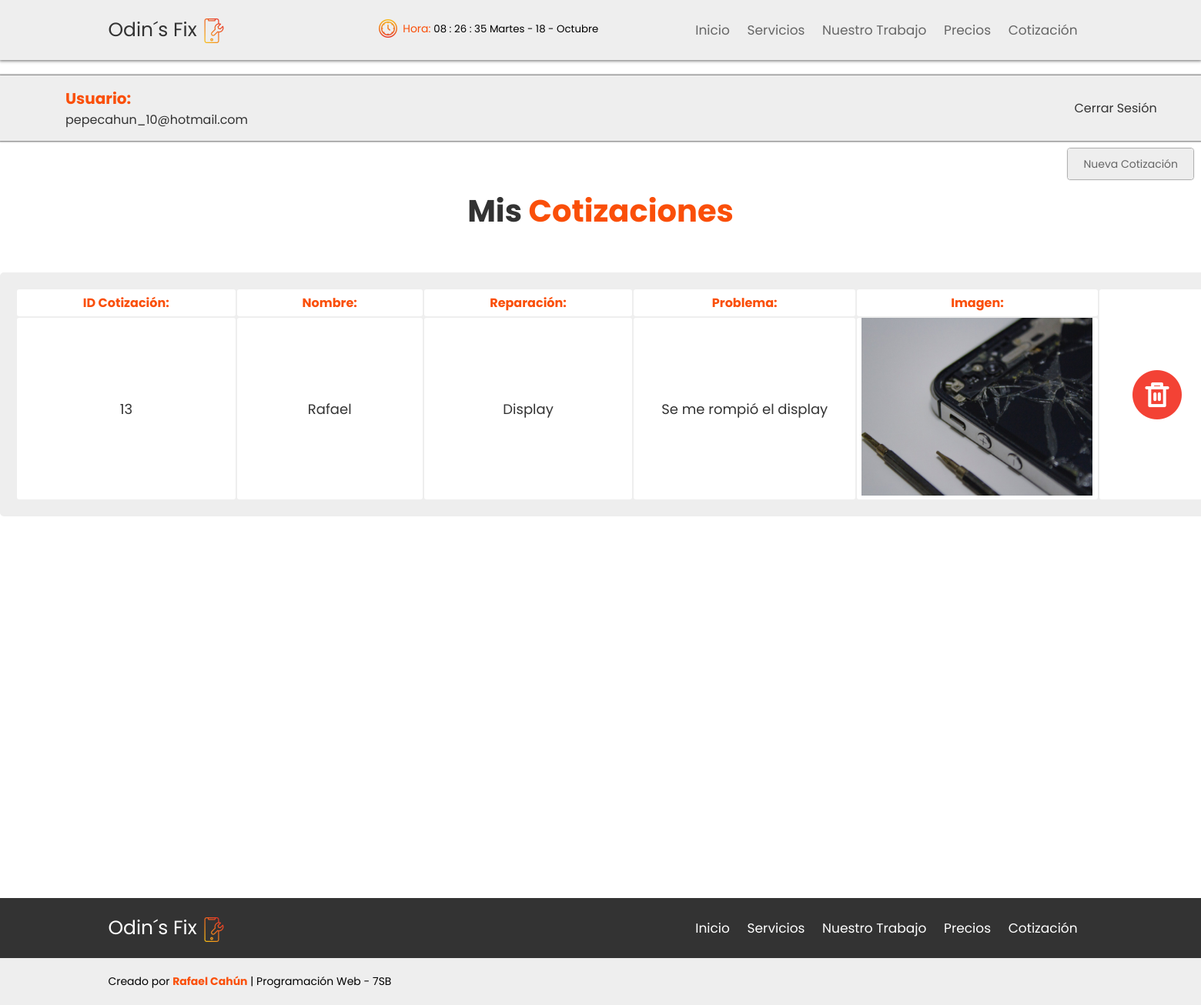
/paneluser.php (signed in), run on the app's committed database.
### tables this page shows
CREATE TABLE `cotizaciones` (
  `nombre` varchar(30) NOT NULL,
  `correo` varchar(30) NOT NULL,
  `telefono` int(10) NOT NULL,
  `reparacion` varchar(30) NOT NULL,
  `problema` varchar(100) NOT NULL,
  `ruta` varchar(200) NOT NULL,
  `id` int(11) NOT NULL
);

### paneluser.php (the view, shortened to what this page needs)
<?php
$username = $_SESSION['username'];
?>
<!DOCTYPE html>
<html lang="en">
<head>
   <link rel="stylesheet" href="css/estilos.css">
</head>
<body>
<?php
include "header2.php"
?>
<div class="panelusuario">
   <div class="usuario">
   <span>Usuario:</span>
   <p class="nombre"><?php echo $username?></p>
   </div>
   <div class="salir">
   <a href="salir.php">Cerrar Sesión <img src="images/cerrar-sesion.png" alt="">  </a>
   </div>
</div>
<div class="volver">
<a href="cotizacion.php" class="regresar">Nueva Cotización</a>
</div>
<div class="panel">
   <h1 class="heading"> Mis <span>Cotizaciones</span> </h1>
</div>
<div class="tablecotizacion">
<?php
  include "conexion.php";
  $todos = "SELECT * FROM cotizaciones WHERE correo= '$username'";
  $resultado = mysqli_query($conectar, $todos);
  while($row  = mysqli_fetch_assoc($resultado)){
    ?>
   <table class="table">
      <tr>
         <td class="campo1">ID Cotización:</td>
         <td class="campo1">Nombre:</td>
         <td class="campo1">Reparación:</td>
         <td class="campo1">Problema:</td>
         <td class="campo1">Imagen:</td>
         <td class="campo3" rowspan="2"><a href="#" onClick="validar('eliminar.php?id=<?php echo $row["id"]; ?>')" ><img class="eliminar" src="images/eliminar.png" alt=""></a> </td>
      </tr>
       <tr>
       <td class="campo2"><?php echo $row["id"]; ?></td>
       <td class="campo2"><?php echo $row["nombre"]; ?></td>
       <td class="campo2"><?php echo $row["reparacion"]; ?></td>
       <td class="campo2"><?php echo $row["problema"]; ?></td>
       <td>  <img class="producto" src="<?php echo substr($row["ruta"],25) ?>" alt="">  </td>
       </tr>
    </table>
    <br><br>
    <?php
          }
        ?>
</div>
<br><br><br><br><br><br><br><br>
<br><br><br><br><br><br><br><br>
<br><br><br><br><br><br><br>
<br><br><br><br><br><br>
<?php
include "footer.php"
?>
</body>
</html>

### css/estilos.css (style rules this page uses)
:root { --red:#fa4f09; --black:#333; --white:#fff; --light-color:#666; --light-bg:#eee; --red2:red; }
* { font-family: 'Poppins', sans-serif; margin: 0; padding: 0; -webkit-box-sizing: border-box; box-sizing: border-box; outline: none; border: none; text-decoration: none; -webkit-transition: all .2s linear; transition: all .2s linear; }
html { font-size: 62.5%; overflow-x: hidden; scroll-behavior: smooth; scroll-padding-top: 8rem; }
body { background: var(--white); }
.heading { text-align: center; margin-bottom: 3rem; font-size: 4rem; color: var(--black); }
.heading span { color: var(--red); }
.volver { padding-top: 20px; padding-right: 10px; text-align: right; }
.regresar { padding: 10px 20px; background-color: var(--light-bg); color: var(--light-color); border-radius: 3px; font-size: 14px; box-shadow: 0px 0px 1px 0.5px var(--light-color); }
.panelusuario { margin-top: 20px; background-color: var(--light-bg); box-shadow: 0px 0px 2px 1px var(--light-color); padding: 15px; }
.panelusuario div { display: inline-block; width: 49%; vertical-align: middle; }
.panelusuario .usuario { padding-left: 70px; }
.panelusuario .usuario span { font-size: 20px; font-weight: bold; color: var(--red); }
.panelusuario .usuario p { font-size: 16px; color: var(--black); }
.panelusuario p { text-align: left; color: white; }
.panelusuario a { color: var(--black); font-size: 16px; }
.panelusuario .salir { text-align: right; }
.panel { padding-top: 20px; padding-bottom: 20px; }
.tablecotizacion .table { margin: auto; background-color: var(--light-bg); padding: 20px 20px; border-radius: 5px; }
.tablecotizacion .table .campo1 { color: var(--red); font-weight: bold; font-size: 16px; padding: 5px 80px; }
.tablecotizacion .table .campo3 { color: var(--red); font-weight: bold; font-size: 18px; padding: 5px 40px; }
.tablecotizacion .table .campo2 { color: var(--black); font-size: 18px; padding: 5px 30px; }
.tablecotizacion table { width: 1600px; }
.tablecotizacion table td { border-radius: 3px; text-align: center; background-color: var(--white); }
.tablecotizacion table img { width: 300px; }
.tablecotizacion .eliminar { width: 64px; vertical-align: middle; }

### data on the page
cotizaciones: id "13", nombre "Rafael", reparacion "Display", problema "Se me rompió el display", ruta (picture)

### other printed values
$username "pepecahun_10@hotmail.com"
